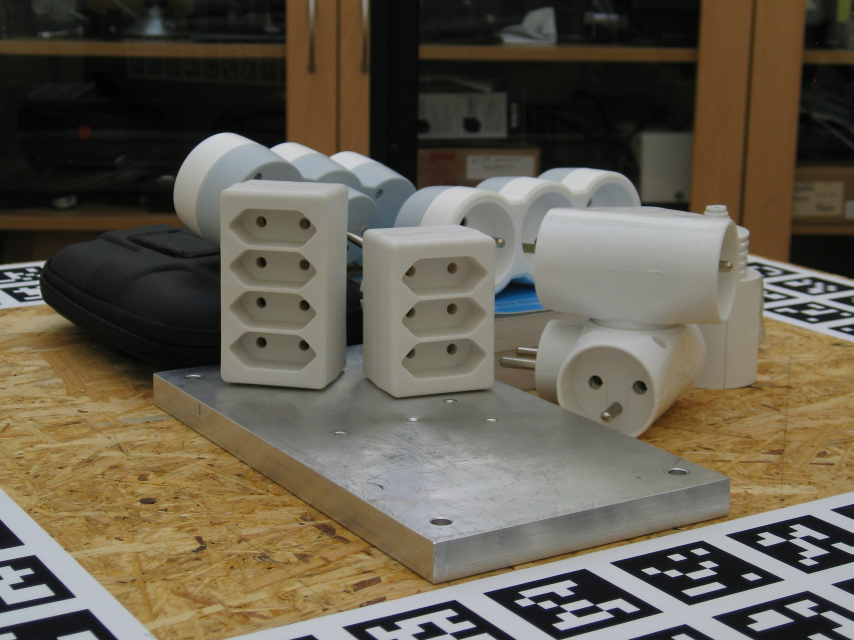
#> input picture 30980-02/chp3/data/0499.jpg, 2560 x 1920 px (shown at 1/3 size)
$ python img_grad.py   (older library calls are emulated)
#> lines starting #> are read from the running program, lines starting #| are printed output that depends on the picture
import cv2

img = cv2.imread('data/0499.jpg')
#> img is the input picture: shape (1920, 2560, 3); mean B, G, R 78.5, 93.4, 100.8
img = cv2.resize(img, dsize=None, fx=0.20, fy=0.20, interpolation=cv2.INTER_CUBIC)
#> img: shape (384, 512, 3)
img = cv2.cvtColor(img, cv2.COLOR_BGR2GRAY)
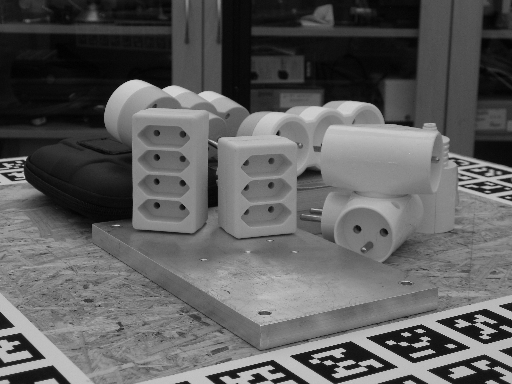
#> img: shape (384, 512); min 0, max 214, mean 93.9
# 对x方向求导，得到y方向的边缘
rst = cv2.Sobel(img, cv2.CV_64F, 1, 0)
# 对y方向求导，得到x方向的边缘
# rst = cv2.Sobel(img, cv2.CV_64F, 0, 1)
# 对x，y方向同时求导
# rst = cv2.Sobel(img, cv2.CV_64F, 1, 1)
rst = cv2.convertScaleAbs(rst)
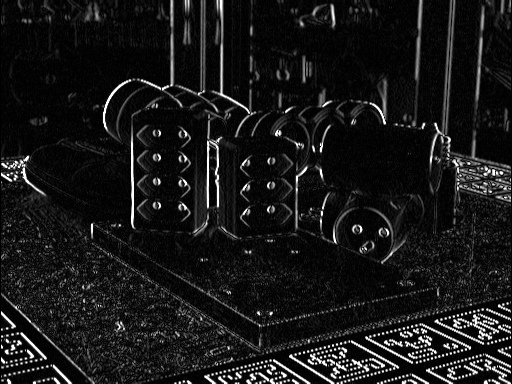
#> rst: shape (384, 512); min 0, max 255, mean 24.1
cv2.imshow('img', img)
cv2.imshow('rst', rst)
cv2.waitKey()
cv2.destroyAllWindows()

sobelx = cv2.Sobel(img, cv2.CV_64F, 1, 0, ksize=3)
sobelx = cv2.convertScaleAbs(sobelx)
cv2.imshow("sobelx", sobelx)

sobely = cv2.Sobel(img, cv2.CV_64F, 0, 1, ksize=3)
sobely = cv2.convertScaleAbs(sobely)
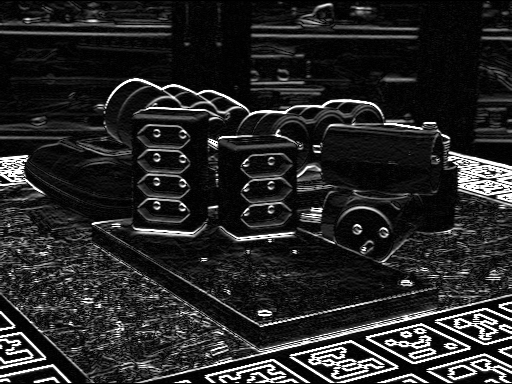
#> sobely: shape (384, 512); min 0, max 255, mean 38.4
cv2.imshow('sobely', sobely)

# 图像叠加，得到边缘信息
sobelxy = cv2.addWeighted(sobelx, 0.5, sobely, 0.5, 0)
cv2.imshow("sobelxy", sobelxy)

# 反向输出
sobelxy = cv2.subtract(255, sobelxy)
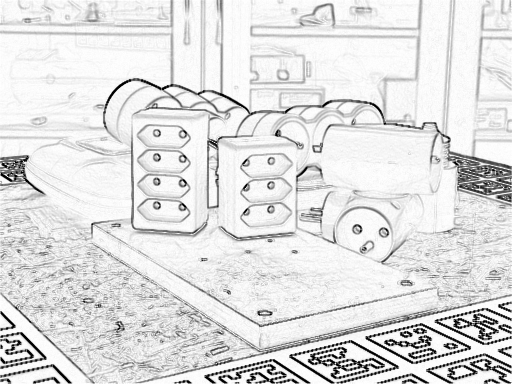
#> sobelxy: shape (384, 512); min 0, max 255, mean 223.8
cv2.imshow("sobelxy_invert", sobelxy)

cv2.waitKey()
cv2.destroyAllWindows()

# 边缘提取
laplacian = cv2.Laplacian(img, cv2.CV_64F)
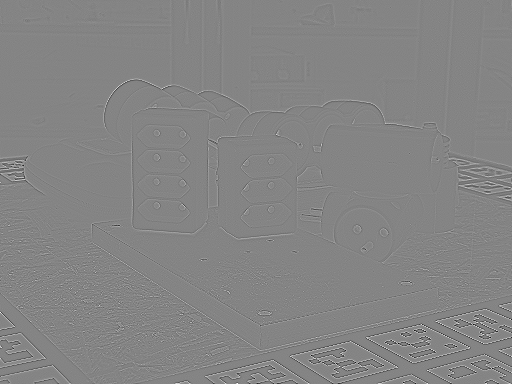
#> laplacian: shape (384, 512) float64; min -517, max 477, mean 0; drawn with min black and max white
cannyEdge = cv2.Canny(img, 100, 200)
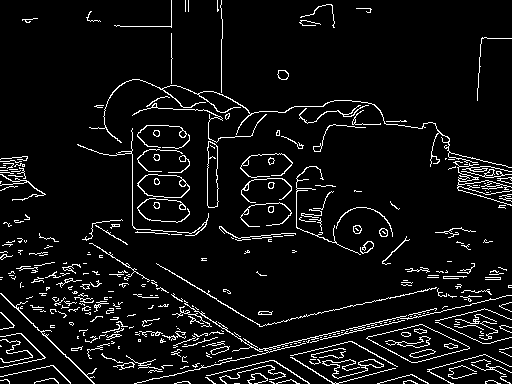
#> cannyEdge: shape (384, 512); 6.5% white in thin lines or dots
cv2.imshow("laplacian", laplacian)
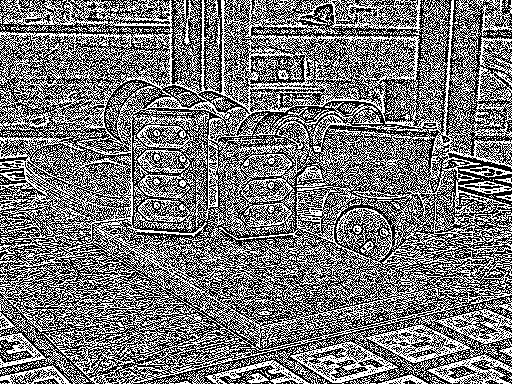
#> window 'laplacian': shape (384, 512); 46.7% white in thin lines or dots
cv2.imshow("canny", cannyEdge)
cv2.waitKey()
cv2.destroyAllWindows()
